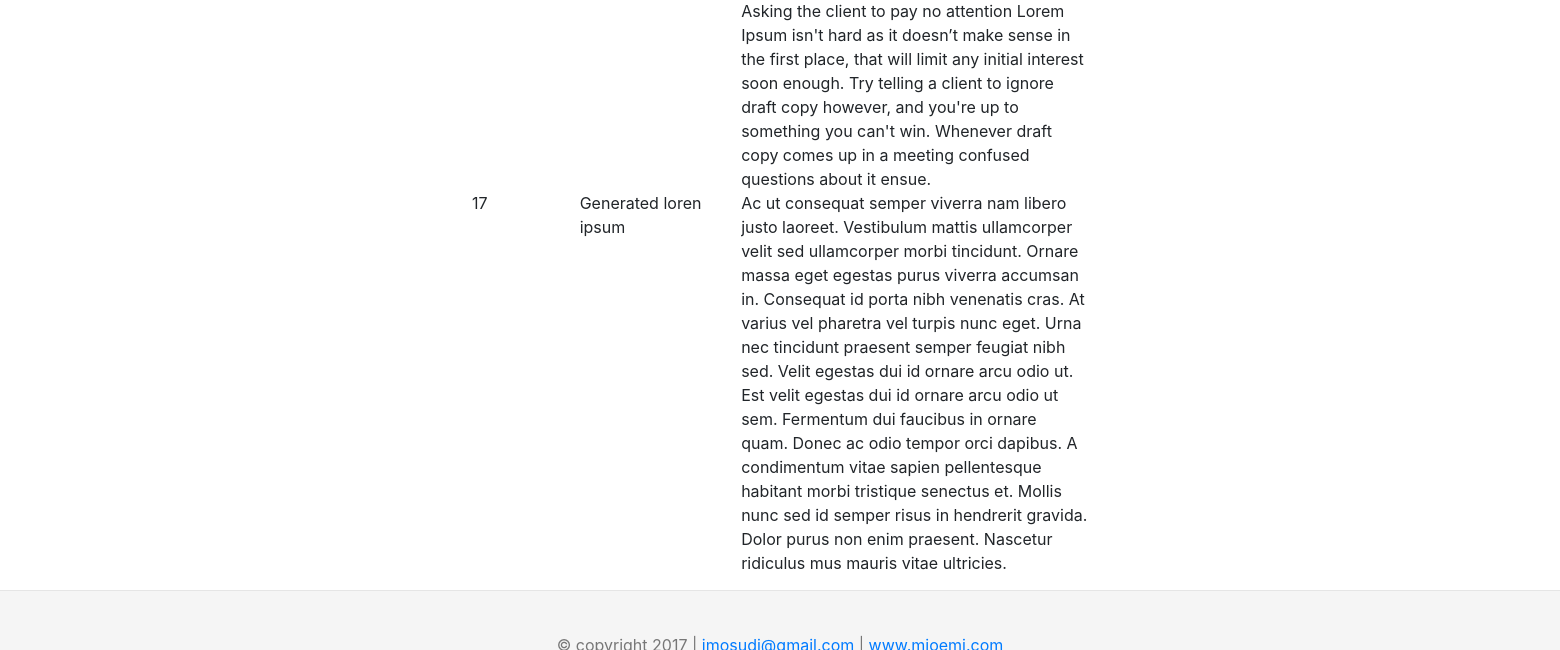
The page /notes (lower part) on the database as committed earlier.
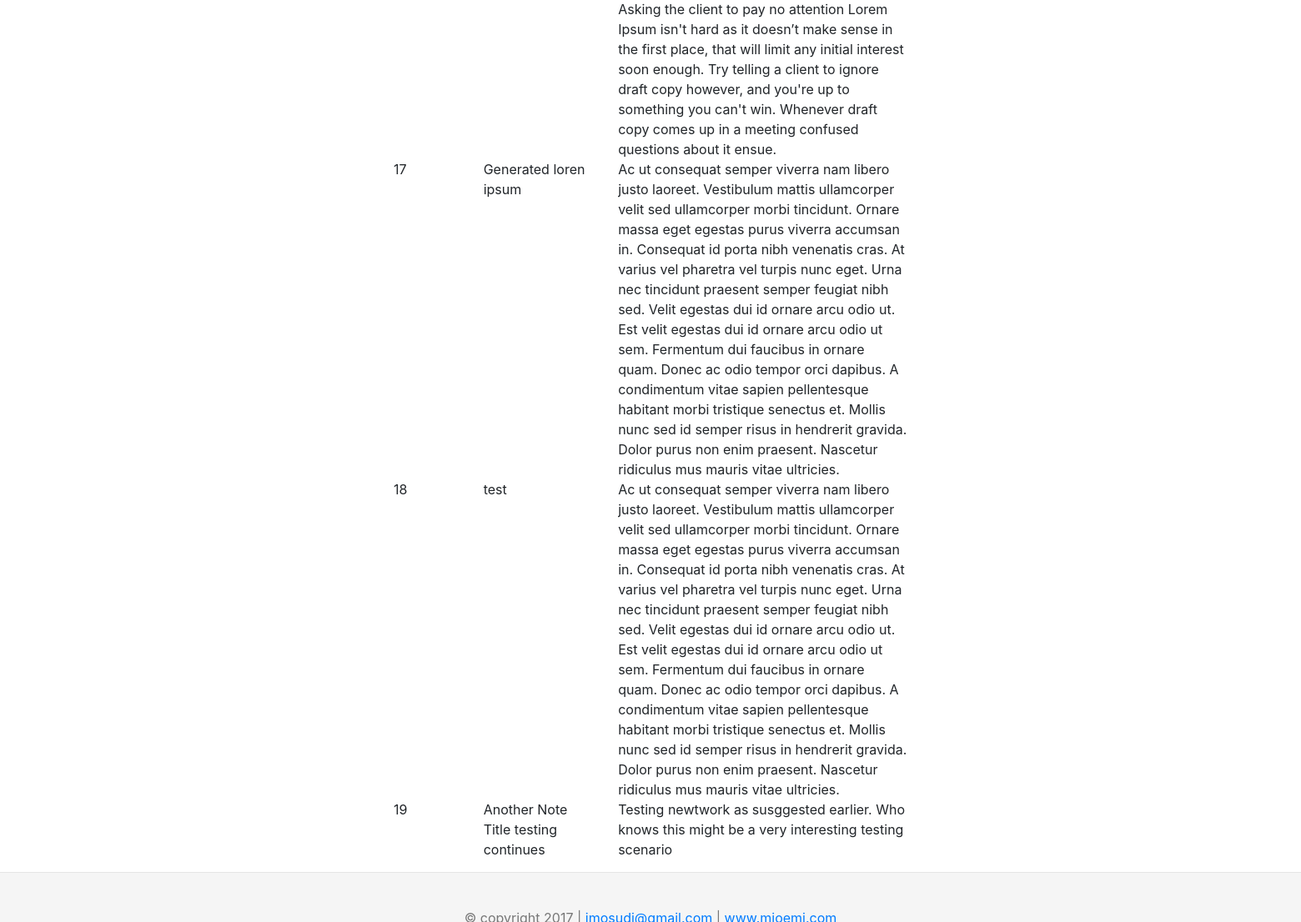
The same page on the database as committed later.
### models.py (models this page shows, shortened)
class Note(db.Model):
    id = db.Column(db.Integer, primary_key=True)
    title = db.Column(db.String(80))
    body = db.Column(db.Text)

### main.py (the view)
@app.route("/notes", methods=["GET", "POST"])
def notes():
    pageName = "/notes"
    notes = Note.query.all()
    return render_template("notes.html", notes=notes, pageName=pageName, current_time=datetime.utcnow())

### templates/notes.html
{% extends "base.html" %}
{% block page_content %}
<div class=" border border-success">
<div class="container container-fluid"  >
<div id="map" class="border border-primary rounded" style="height:500px;margin-top: 10px;margin-bottom: 10px;">
<div class="row">
{% for noted in notes %}
                        <div class="col-md-2">{{noted.id}}</div>
                        <div class="col-md-3">{{noted.title}}</div>
                        <div class="col-md-7">{{noted.body}}</div>
{% endfor %}
</div>
</div>
</div>
</div>
{% endblock %}

### templates/base.html (shortened to what this page needs)
{% extends "bootstrap/base.html" %}
{% block styles %}
	<link rel="stylesheet" type="text/css"
          href="{{url_for('static', filename='css/bootstrap.min.css')}}">
        <link rel="stylesheet" type="text/css"
          href="{{url_for('static', filename='css/narrow-jumbotron.css')}}">
	<link rel="stylesheet" href="//necolas.github.io/normalize.css/7.0.0/normalize.css">
        <link rel="stylesheet" type="text/css"
          href="{{url_for('static', filename='css/sticky-footer.css')}}">
{% endblock %}
{% block navbar %}
<div class="container">
{% endblock %}
{% block content %}
		{% block page_content %} {% endblock %}
</div>
<footer class="footer">
	<div class="container" style="text-align:center;">
		|<a href="mailto:imosudi@gmail.com"> imosudi@gmail.com</a>
		|<a href="http://www.mioemi.com"> www.mioemi.com</a>
	</div>
</footer>
{% endblock %}

### static/css/narrow-jumbotron.css (style rules this page uses)
body { padding-top: 1.5rem; padding-bottom: 1.5rem; }
.header, .marketing, .footer { padding-right: 1rem; padding-left: 1rem; }
.footer { padding-top: 1.5rem; color: #777; border-top: .05rem solid #e5e5e5; }
@media (min-width: 48em) { .container { max-width: 46rem; } }
@media screen and (min-width: 48em) { .header, .marketing, .footer { padding-right: 0; padding-left: 0; } }

### static/css/sticky-footer.css (style rules this page uses)
html { position: relative; min-height: 100%; }
body { margin-bottom: 60px; }
.footer { position: absolute; bottom: 0; width: 100%; height: 60px; line-height: 60px; background-color: #f5f5f5; }
.container { width: auto; max-width: 680px; padding: 0 15px; }

Rows that differ between the two databases and show on the page:
added Note: id "18", title "test", body "Ac ut consequat semper viverra nam libero justo laoreet. Vestibulum mattis ullamcorper velit sed ullamcorper morbi tincidunt. Ornare massa eget egestas purus viverra accumsan in. Consequat id porta nibh venenatis cras. At varius vel pharetra vel turpis nunc eget. Urna nec tincidunt praesent semper feugiat nibh sed. Velit egestas dui id ornare arcu odio ut. Est velit egestas dui id ornare arcu odio ut sem. Fermentum dui faucibus in ornare quam. Donec ac odio tempor orci dapibus. A condimentum vitae sapien pellentesque habitant morbi tristique senectus et. Mollis nunc sed id semper risus in hendrerit gravida. Dolor purus non enim praesent. Nascetur ridiculus mus mauris vitae ultricies."
added Note: id "19", title "Another Note Title testing continues", body "Testing newtwork as susggested earlier. Who knows this might be a very interesting testing scenario"
